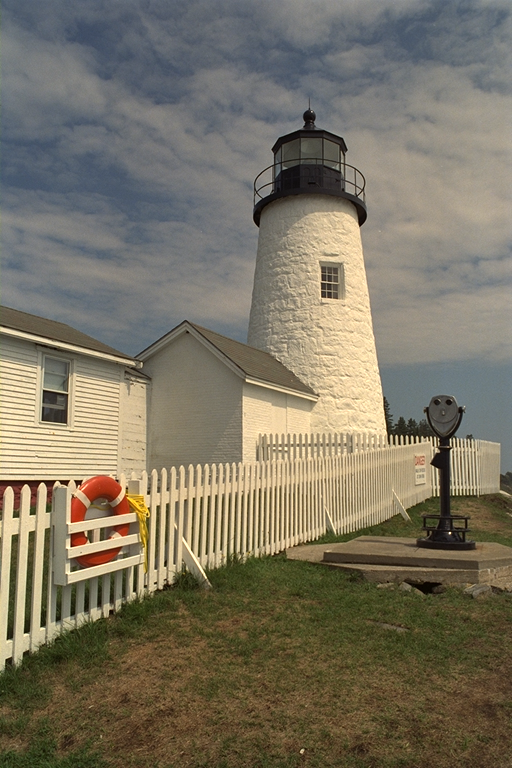
#> input picture HW4/sou1.png, 512 x 768 px
$ python 4107056019-04-color-transfer-info.py --source sou1.png --target tar1.png
#> lines starting #> are read from the running program, lines starting #| are printed output that depends on the picture
# USAGE
# py 4107056019-04-color-transfer-info.py -s sou1.png -t tar1.png -o utl1.png

# import the necessary packages
import numpy as np
import argparse
import cv2

def fileOut(args):
	f = open("sideinfodeci.txt", "w")
	for val in args:
		val = val * 10000
		f.write(str(int(val//10000)) + "." + str(int(val % 10000)) + "\n")
	f.close()

def color_transfer(source, target, clip=True):
	"""
	Transfers the color distribution from the source to the target
	image using the mean and standard deviations of the L*a*b*
	color space.

	This implementation is (loosely) based on to the "Color Transfer
	between Images" paper by Reinhard et al., 2001.

	Parameters:
	-------
	source: NumPy array
		OpenCV image in BGR color space (the source image)
	target: NumPy array
		OpenCV image in BGR color space (the target image)
	clip: Should components of L*a*b* image be scaled by np.clip before
		converting back to BGR color space?
		If False then components will be min-max scaled appropriately.
		Clipping will keep target image brightness truer to the input.
		Scaling will adjust image brightness to avoid washed out portions
		in the resulting color transfer that can be caused by clipping.
	preserve_paper: Should color transfer strictly follow methodology
		layed out in original paper? The method does not always produce
		aesthetically pleasing results.
		If False then L*a*b* components will scaled using the reciprocal of
		the scaling factor proposed in the paper.  This method seems to produce
		more consistently aesthetically pleasing results

	Returns:
	-------
	transfer: NumPy array
		OpenCV image (w, h, 3) NumPy array (uint8)
	"""
	# convert the images from the RGB to L*ab* color space, being
	# sure to utilizing the floating point data type (note: OpenCV
	# expects floats to be 32-bit, so use that instead of 64-bit)
	source = cv2.cvtColor(source, cv2.COLOR_BGR2LAB).astype("float32")
	target = cv2.cvtColor(target, cv2.COLOR_BGR2LAB).astype("float32")

	# compute color statistics for the source and target images
	(lMeanSrc, lStdSrc, aMeanSrc, aStdSrc, bMeanSrc, bStdSrc) = image_stats(source)
	(lMeanTar, lStdTar, aMeanTar, aStdTar, bMeanTar, bStdTar) = image_stats(target)
	fileOut([lMeanSrc, aMeanSrc, bMeanSrc, lStdSrc, aStdSrc, bStdSrc,
	         lMeanTar, aMeanTar, bMeanTar, lStdTar, aStdTar, bStdTar])

	# Result = (stdTar/stdSrc)(Source-meanSrc) + meanTar
	(l, a, b) = cv2.split(source)
	l -= lMeanSrc
	a -= aMeanSrc
	b -= bMeanSrc

	l = (lStdTar / lStdSrc) * l
	a = (aStdTar / aStdSrc) * a
	b = (bStdTar / bStdSrc) * b

	# add in the source mean
	l += lMeanTar
	a += aMeanTar
	b += bMeanTar

	# clip/scale the pixel intensities to [0, 255] if they fall
	# outside this range
	l = _scale_array(l, clip=clip)
	a = _scale_array(a, clip=clip)
	b = _scale_array(b, clip=clip)

	# merge the channels together and convert back to the RGB color
	# space, being sure to utilize the 8-bit unsigned integer data
	# type
	transfer = cv2.merge([l, a, b])
	transfer = cv2.cvtColor(transfer.astype("uint8"), cv2.COLOR_LAB2BGR)

	# return the color transferred image
	return transfer

def image_stats(image):
	"""
	Parameters:
	-------
	image: NumPy array
		OpenCV image in L*a*b* color space

	Returns:
	-------
	Tuple of mean and standard deviations for the L*, a*, and b*
	channels, respectively
	"""
	# compute the mean and standard deviation of each channel
	(l, a, b) = cv2.split(image)
	(lMean, lStd) = (l.mean(), l.std())
	(aMean, aStd) = (a.mean(), a.std())
	(bMean, bStd) = (b.mean(), b.std())

	# return the color statistics
	return (lMean, lStd, aMean, aStd, bMean, bStd)

def _min_max_scale(arr, new_range=(0, 255)):
	"""
	Perform min-max scaling to a NumPy array

	Parameters:
	-------
	arr: NumPy array to be scaled to [new_min, new_max] range
	new_range: tuple of form (min, max) specifying range of
		transformed array

	Returns:
	-------
	NumPy array that has been scaled to be in
	[new_range[0], new_range[1]] range
	"""
	# get array's current min and max
	mn = arr.min()
	mx = arr.max()

	# check if scaling needs to be done to be in new_range
	if mn < new_range[0] or mx > new_range[1]:
		# perform min-max scaling
		scaled = (new_range[1] - new_range[0]) * (arr - mn) / (mx - mn) + new_range[0]
	else:
		# return array if already in range
		scaled = arr

	return scaled

def _scale_array(arr, clip=True):
	"""
	Trim NumPy array values to be in [0, 255] range with option of
	clipping or scaling.

	Parameters:
	-------
	arr: array to be trimmed to [0, 255] range
	clip: should array be scaled by np.clip? if False then input
		array will be min-max scaled to range
		[max([arr.min(), 0]), min([arr.max(), 255])]

	Returns:
	-------
	NumPy array that has been scaled to be in [0, 255] range
	"""
	if clip:
		scaled = np.clip(arr, 0, 255)
	else:
		scale_range = (max([arr.min(), 0]), min([arr.max(), 255]))
		scaled = _min_max_scale(arr, new_range=scale_range)

	return scaled

def show_image(title, image, width = 300):
	# resize the image to have a constant width, just to
	# make displaying the images take up less screen real
	# estate
	r = width / float(image.shape[1])
	dim = (width, int(image.shape[0] * r))
	resized = cv2.resize(image, dim, interpolation = cv2.INTER_AREA)

	# show the resized image
	cv2.imshow(title, resized)

def str2bool(v):
    if v.lower() in ('yes', 'true', 't', 'y', '1'):
        return True
    elif v.lower() in ('no', 'false', 'f', 'n', '0'):
        return False
    else:
        raise argparse.ArgumentTypeError('Boolean value expected.')

# construct the argument parser and parse the arguments
ap = argparse.ArgumentParser()
ap.add_argument("-s", "--source", required = True,
	help = "Path to the source image")
ap.add_argument("-t", "--target", required = True,
	help = "Path to the target image")
ap.add_argument("-o", "--output", help = "Path to the output image (optional)")
args = vars(ap.parse_args())

# load the images
source = cv2.imread(args["source"])
#> source is the input picture: shape (768, 512, 3); mean B, G, R 98.2, 115.5, 122.5
target = cv2.imread(args["target"])
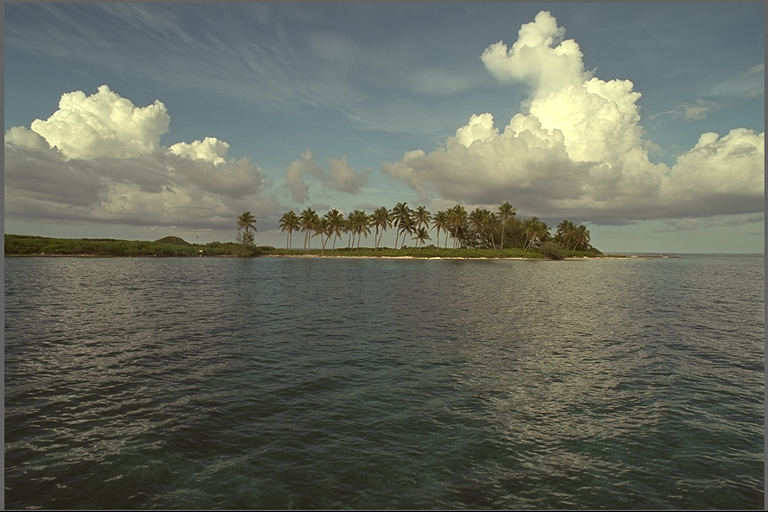
#> input picture HW4/tar1.png, 768 x 512 px
#> target is the input picture: shape (512, 768, 3); mean B, G, R 95.2, 106.7, 102.8

# transfer the color distribution from the source image
# to the target image
transfer = color_transfer(source, target)
#> in image_stats, `(l, a, b) = cv2.split(image)`:
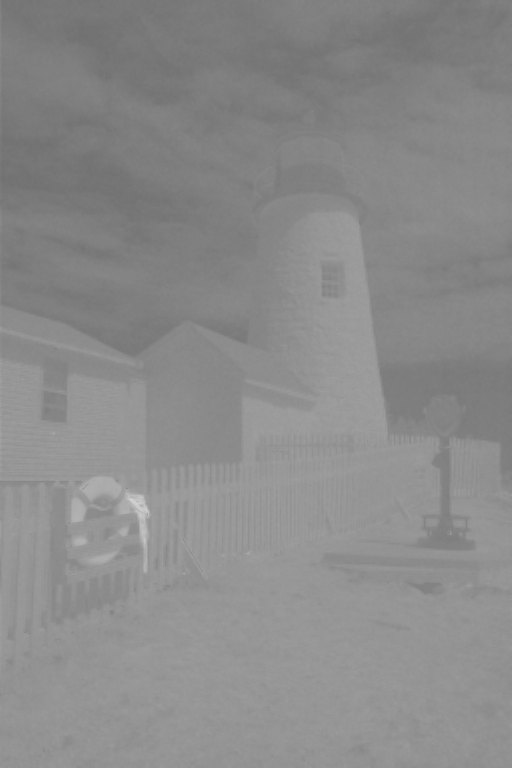
#> b: shape (768, 512) float32; min 112, max 211, mean 138.7
#> in image_stats, `(lMean, lStd) = (l.mean(), l.std())`: lMean = 123.3; lStd = 47.01
#> in image_stats, `(aMean, aStd) = (a.mean(), a.std())`: aMean = 128.1; aStd = 4.28
#> in image_stats, `(bMean, bStd) = (b.mean(), b.std())`: bMean = 138.7; bStd = 11.77
#> in color_transfer, `(lMeanSrc, lStdSrc, aMeanSrc, aStdSrc, bMeanSrc, bStdSrc) = image_stat..`: lMeanSrc = 123.3; lStdSrc = 47.01; aMeanSrc = 128.1; aStdSrc = 4.28; bMeanSrc = 138.7; bStdSrc = 11.77
#> in image_stats (call 2), `(l, a, b) = cv2.split(image)`:
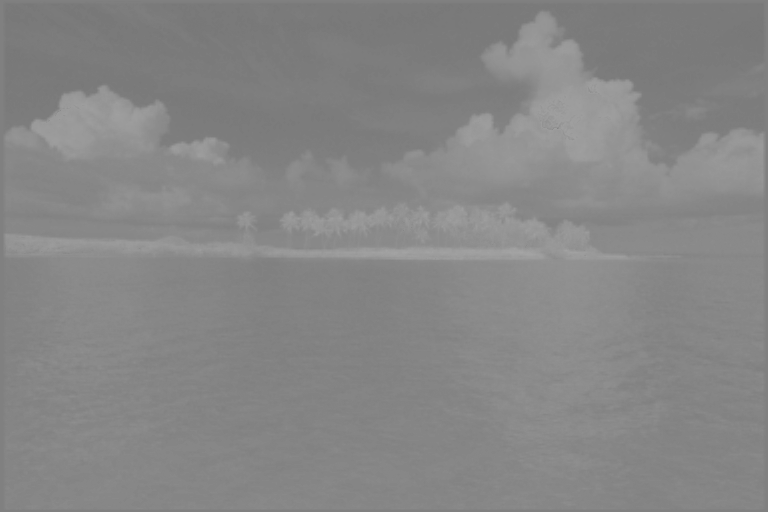
#> b: shape (512, 768) float32; min 119, max 165, mean 133.9
#> in image_stats (call 2), `(lMean, lStd) = (l.mean(), l.std())`: lMean = 111.9; lStd = 44.6
#> in image_stats (call 2), `(aMean, aStd) = (a.mean(), a.std())`: aMean = 124.5; aStd = 2.18
#> in image_stats (call 2), `(bMean, bStd) = (b.mean(), b.std())`: bMean = 133.9; bStd = 7.95
#> in color_transfer, `(lMeanTar, lStdTar, aMeanTar, aStdTar, bMeanTar, bStdTar) = image_stat..`: lMeanTar = 111.9; lStdTar = 44.6; aMeanTar = 124.5; aStdTar = 2.18; bMeanTar = 133.9; bStdTar = 7.95
#> the loop in fileOut, `for val in args:` made 12 passes
#> val on passes 1 to 12: 1232508.8, 1281472.3, 1386627.7, 470092.3, 42760.2, 117665.2, 1119424.2, 1245211.6, 1339172.8, 445998.8, 21838.3, 79508.1
#> in color_transfer, `a -= aMeanSrc`:
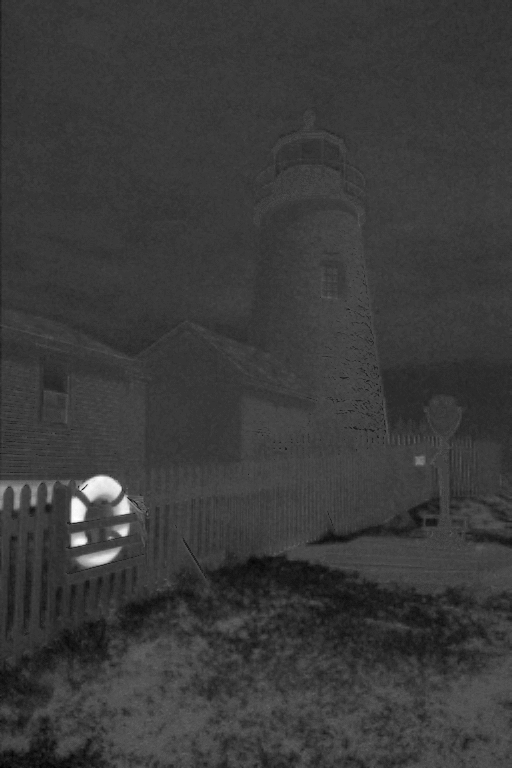
#> a: shape (768, 512) float32; min -16.15, max 53.85, mean 0; drawn with min black and max white
#> in color_transfer, `b -= bMeanSrc`:
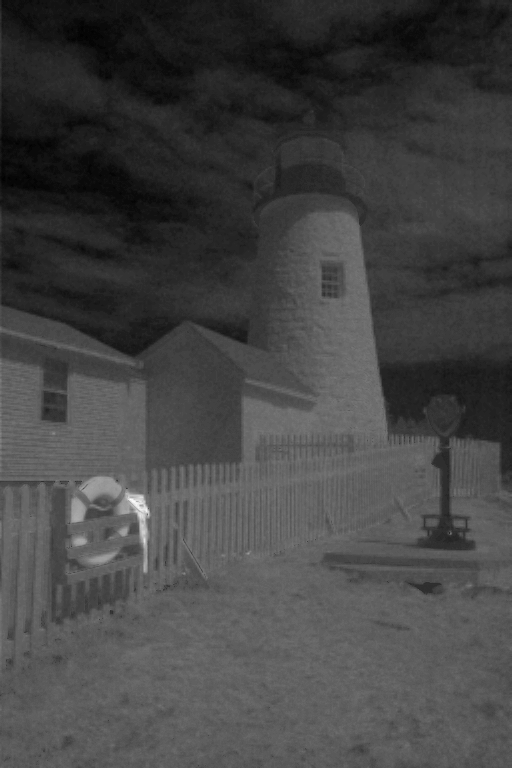
#> b: shape (768, 512) float32; min -26.66, max 72.34, mean 0; drawn with min black and max white
#> in color_transfer, `transfer = cv2.cvtColor(transfer.astype("uint8"), cv2.COLOR_LAB2BGR)`:
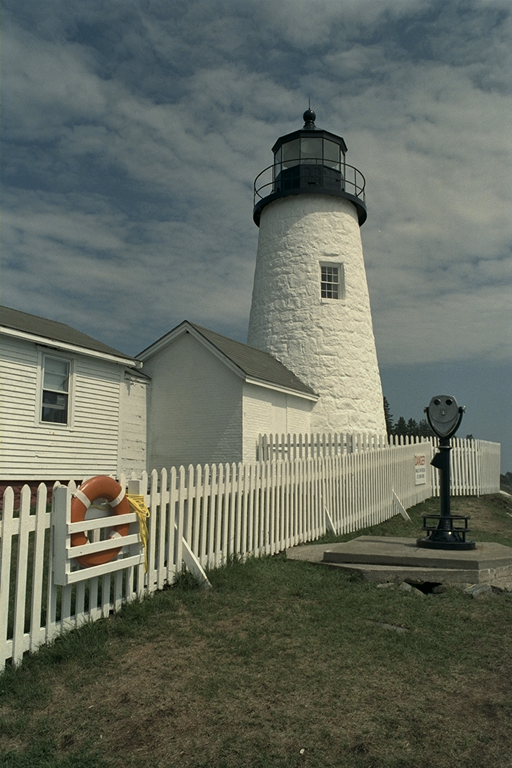
#> transfer: shape (768, 512, 3); mean B, G, R 95.6, 106.6, 100.7

# check to see if the output image should be saved
if args["output"] is not None:
	cv2.imwrite(args["output"], transfer)
# show the images and wait for a key press
show_image("Source", source)
#> in show_image, `resized = cv2.resize(image, dim, interpolation = cv2.INTER_AREA)`:
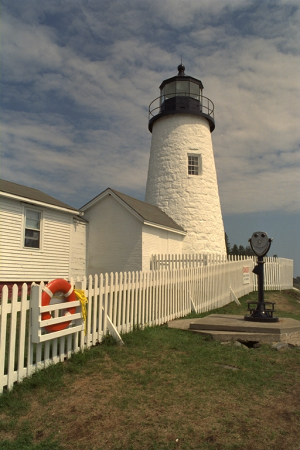
#> resized: shape (450, 300, 3); mean B, G, R 98.2, 115.5, 122.5
show_image("Target", target)
show_image("Transfer", transfer)
cv2.waitKey(0)
